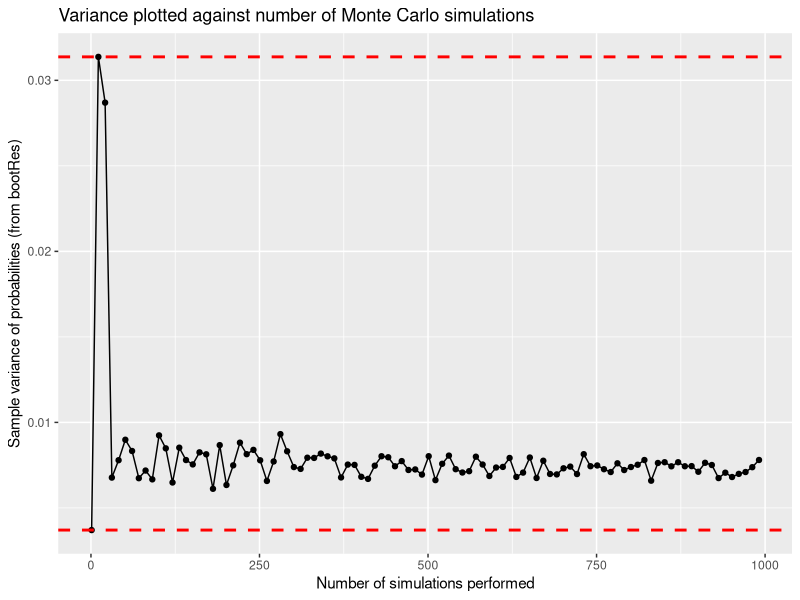
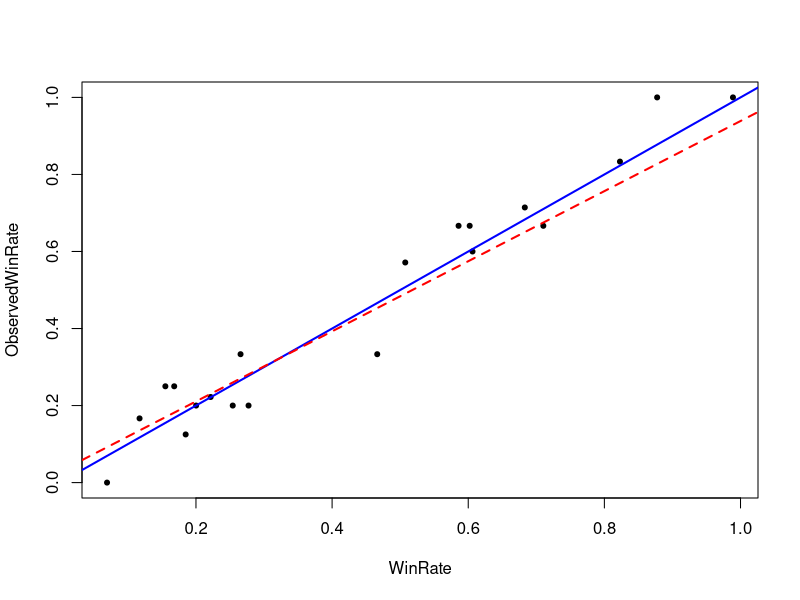
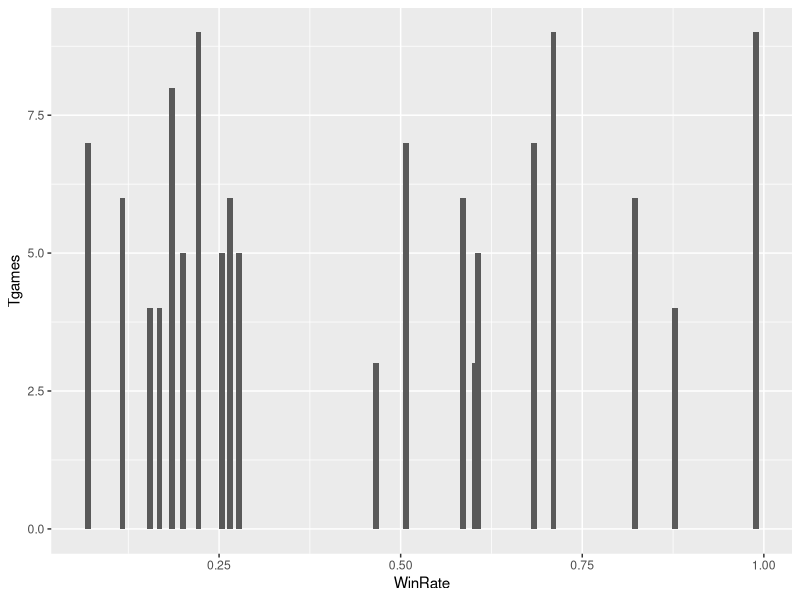
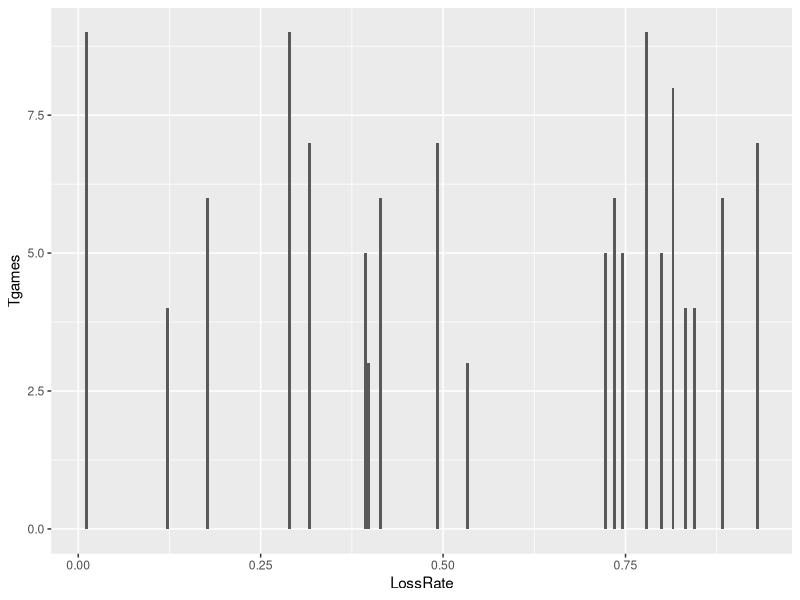

Here is the R script that generated these plots, in order:
## ---- chunk 1

knitr::opts_chunk$set(echo = FALSE)


## ---- chunk 2
library(parallel)
library(ggplot2)
library(dplyr)
## ---- chunk 3

## check the system code ##
#profvis



## Compute the probability that X > Y , i.e. Pr(X > Y ):

num_sim = 5000

set.seed(314)



## create a vector of length num_sim of all zeros:
P <- rep(0, num_sim) 

for(i in 1:num_sim){

X <- rnorm(1, mean=4, sd=sqrt(10))
Y <- runif(1, min=2, max=8)

if(X>Y){
  
  P[i] <- 1
  
      }
}

Prob1 <- print(sum(P)/num_sim)




## ---- chunk 4

set.seed(314)

## size of sample (from which bootstrap from)
Size = 30 

## create vectors of probabilities:
x <- rnorm(Size, mean=4, sd=sqrt(10))
y <- runif(Size, min=2, max=8)

## store in data.frame:
obsData <- data.frame(x, y) 


## no. of increasing bootstrapping samples 
#NRepeat = c(10, 20, 30, 50, 75, 100, 150, 200, 350, 500, 750, 1000) 

## Length
L=1000

## vector of number of simulations. We calculate for each entry the variance of the 
## resulting probability vector bootRes.
NRepeat = seq(0+1, L, by = 10)

## Column of results (probabilities of each bootstrap iteration)
bootRes <- matrix(data = 0, nrow = Size, ncol = 1) 

## create vectors for later use
S <- rep(0, Size)
VarResults <- c()


## Loop across all samples:
for (h in 1:length(NRepeat)) {
  

for (i in 1:NRepeat[h]){
  
  ## Resample with replacement:
  bootData <- obsData[sample(x = Size, size = Size, replace = T),]
  
  
  ## calculate the probability associated with this new shuffled data:
  for (j in 1:nrow(bootData)){
    
    if(bootData[j,1] > bootData[j,2]){
      
      S[j] <- 1
      
    }}
  
  
  ## calculate and store probabilities:
  bootRes[i] <- (sum(S)/Size)
  
  ## reset this vector for the next loop:
  S <- rep(0, Size) 
  
  
  
}
  ## calculate the variance and note how it decreases w.r.t. to nbr of bootstaps!
  VarResults[h] <- var((bootRes))   
}  

## plot sample variance of this sampling distribution changes as a function of the number of Monte Carlo simulations:
## ie plot VarResults against NRepeat:

#plot(VarResults, NRepeat)



## ---- chunk 5

Data.Var <- data.frame(VarResults, NRepeat)

ggplot(Data.Var, aes(x=NRepeat, y=VarResults)) +
     geom_line() +
     geom_point()+
     xlab("Number of simulations performed") +
     ylab("Sample variance of probabilities (from bootRes)")+
     ggtitle("Variance plotted against number of Monte Carlo simulations")+
     geom_hline(yintercept = min(VarResults), color='red', lty='dashed', lwd=1)+
     geom_hline(yintercept = max(VarResults), color='red', lty='dashed', lwd=1)


## ---- chunk 6
N_Repeat <- 20# no. of competitions entered 

## for increasing win rate **


## For one game:

Loop <- function (j){
  
  set.seed(j)
  
  
  WINorLOSS = c(data = NULL)
  
  ## fixed prob over all games
  pw <- runif(n = 1, min = 0, max = 1)  
  pl <- 1 - pw  
  
  ## create vector of two random probabilities: pw or pl
  r = 30
  x = rep(c(pw,pl), each= r)
  
  
  ## Randomize probabilities:
  
  rand <- sample(x)        # sample our x vector  
  
  Total_game = c()
  
  
  
  
  for (i in 1:9) {
    
    
    
    if (rand[i] == pw){
      
      WINorLOSS <- c(WINorLOSS, 1)
      
    } 
    
    if (rand[i] == pl){
      WINorLOSS <- c(WINorLOSS, 0)
    } 
    
    if (sum(length(WINorLOSS[WINorLOSS == 1])) == 7 | sum(length(WINorLOSS[WINorLOSS == 0])) == 3){
      Prob_perGame = c()     
      Prob_perGame <- pw
      Total_game <- length(WINorLOSS)
      {break}
      
    }
    
    
  }
  
  z1<-Total_game
  z2<-pw  
  z3<-z1*z2 #games won
  z4<-z1 - z3 #games lost
  Z<-data.frame(z1, z2, z3, z4)
  
  
  
}

# immediately rename:

n1 = c()
n2 = c()
n3 = c()
n4 = c()

for (k in 1:N_Repeat) {
  n1[k] <- dplyr::pull(Loop(k), z1)  #pull out nbr of games
  n2[k] <- dplyr::pull(Loop(k), z2)  #pull out win rate
  n3[k] <- dplyr::pull(Loop(k), z3)  #pull out win count
  n4[k] <- dplyr::pull(Loop(k), z4)  #pull out loss count
} 

#Round to nearest integer

n3 <-round(n3) 
n4 <- round(n4)






Tgames = n1 # total games
pWin = n2 # prob of winning in game
Game_won = n3 # games won
Game_lost = n4 # games lost


#plot(n2, n1)

#plot(n1,n3, col = "blue") #nbr of games won

#points(n1,n4, col = "red") 
#plot(n1,n4, col = "red") #nbr of games lost

WinRate <- pWin
ObservedWinRate  <- Game_won/Tgames

## ---- chunk 7

plot(WinRate, ObservedWinRate, pch = 20)
abline(a=0, b=1, col = "blue", lwd = 2) ## diagonal line y = x
abline(lm(WinRate ~ ObservedWinRate), col = "red", lty = 2, lwd = 2) ## fitted line

DataF <- data.frame(Tgames, WinRate)

LossRate = 1 - WinRate

Dataf <- data.frame(Tgames, LossRate)


  ggplot(DataF) +
  geom_col(aes(y = Tgames, x = WinRate), width = 0.008)
  
   ggplot(Dataf) +
  geom_col(aes(y = Tgames, x = LossRate))




